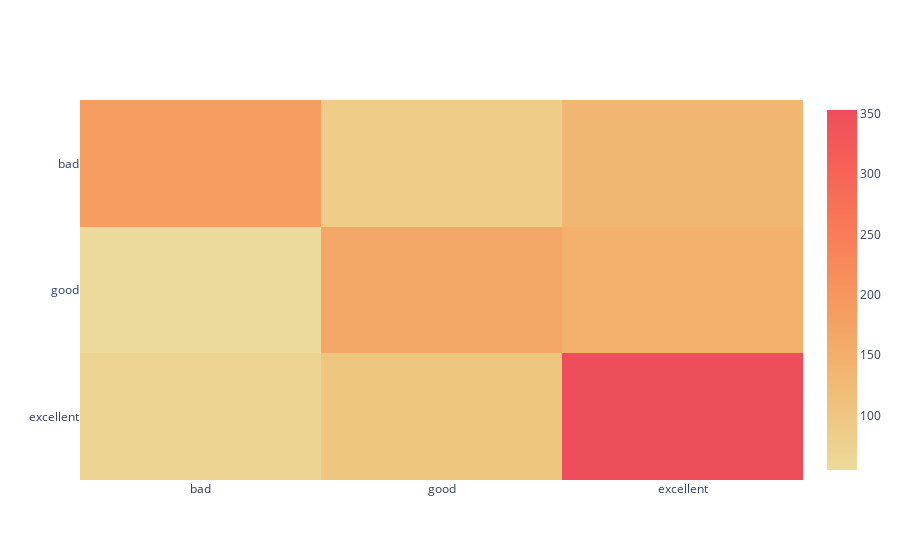

Source (notebook cell):
### Markdown cell above
## 4.1 Accuracy et matrice de confusion

### Code cell
show_results("random forest", y_valid, preds_rf)

### Figure 1 — Plotly figure (JSON) as saved in the notebook; plotly's stock layout.template omitted (floating-point values rounded to 4 significant figures)
{"data": [{"colorscale": [[0, "rgb(236, 218, 154)"], [0.1667, "rgb(239, 196, 126)"], [0.3333, "rgb(243, 173, 106)"], [0.5, "rgb(247, 148, 93)"], [0.6667, "rgb(249, 123, 87)"], [0.8333, "rgb(246, 99, 86)"], [1, "rgb(238, 77, 90)"]], "type": "heatmap", "x": ["bad", "good", "excellent"], "y": ["excellent", "good", "bad"], "z": [[68, 101, 353], [55, 164, 144], [186, 85, 135]]}], "layout": {}}
